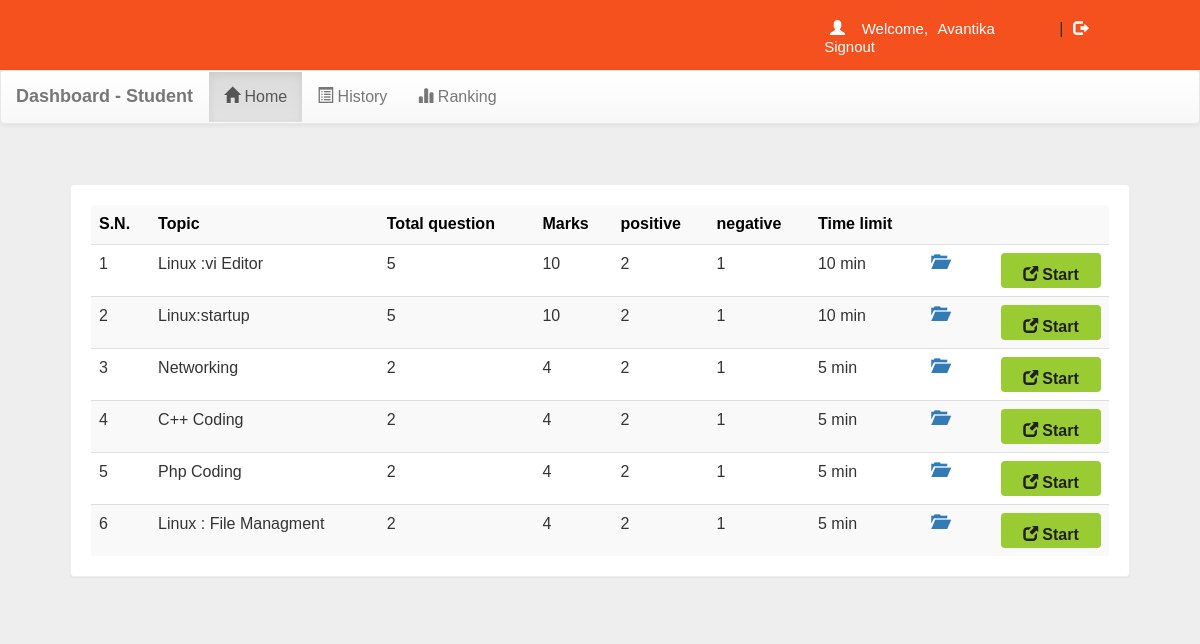
The app's page /account.php?q=1 (signed in) with its own data.
### tables this page shows
CREATE TABLE IF NOT EXISTS `quiz` (
  `eid` text NOT NULL,
  `title` varchar(100) NOT NULL,
  `sahi` int(11) NOT NULL,
  `wrong` int(11) NOT NULL,
  `total` int(11) NOT NULL,
  `time` bigint(20) NOT NULL,
  `intro` text NOT NULL,
  `tag` varchar(100) NOT NULL,
  `date` timestamp NOT NULL DEFAULT CURRENT_TIMESTAMP ON UPDATE CURRENT_TIMESTAMP
);

### account.php (the view, shortened to what this page needs)
<!DOCTYPE html PUBLIC "-//W3C//DTD XHTML 1.0 Transitional//EN" "http://www.w3.org/TR/xhtml1/DTD/xhtml1-transitional.dtd">
<html xmlns="http://www.w3.org/1999/xhtml">
<head>
<link  rel="stylesheet" href="css/bootstrap.min.css"/>
 <link  rel="stylesheet" href="css/bootstrap-theme.min.css"/>
 <link rel="stylesheet" href="css/main.css">
 <link  rel="stylesheet" href="css/font.css">
</head>
<body>
<div class="header">
<div class="row" style="background-color:#f4511e;">
<div class="col-md-4 col-md-offset-2">
 <?php
 include_once 'dbConnection.php';
  if(!(isset($_SESSION['email']))){
header("location:index.php");
}
else
{
$name = $_SESSION['name'];
$email=$_SESSION['email'];
echo '<span class="pull-right top title1" ><span class="log1"><span class="glyphicon glyphicon-user" aria-hidden="true"></span>&nbsp;&nbsp;&nbsp;&nbsp;Welcome,</span> <a href="account.php?q=1" class="log log1">'.$name.'</a>&nbsp;|&nbsp;<a href="logout.php?q=account.php" class="log"><span class="glyphicon glyphicon-log-out" aria-hidden="true"></span>&nbsp;Signout</button></a></span>';
}?>
</div>
</div></div>
<div class="bg">
<nav class="navbar navbar-default title1">
  <div class="container-fluid">
    <div class="navbar-header">
      <a class="navbar-brand" href="account.php?q=1"><b>Dashboard - Student</b></a>
    </div>
    <div class="collapse navbar-collapse" id="bs-example-navbar-collapse-1">
      <ul class="nav navbar-nav navbar left">
        <li <?php if(@$_GET['q']==1) echo'class="active"'; ?> ><a href="account.php?q=1"><span class="glyphicon glyphicon-home" aria-hidden="true"></span>&nbsp;Home<span class="sr-only">(current)</span></a></li>
        <li <?php if(@$_GET['q']==2) echo'class="active"'; ?>><a href="account.php?q=2"><span class="glyphicon glyphicon-list-alt" aria-hidden="true"></span>&nbsp;History</a></li>
    <li <?php if(@$_GET['q']==3) echo'class="active"'; ?>><a href="account.php?q=3"><span class="glyphicon glyphicon-stats" aria-hidden="true"></span>&nbsp;Ranking</a></li>
  </ul>
      </div>
  </div>
</nav>
<div class="container">
<div class="row">
<div class="col-md-12">
<?php if(@$_GET['q']==1) {
$result = mysqli_query($con,"SELECT * FROM quiz ORDER BY date DESC") or die('Error');
echo  '<div class="panel"><table class="table table-striped title1">
<tr style="color:black"><td><b>S.N.</b></td><td><b>Topic</b></td><td><b>Total question</b></td><td><b>Marks</b></td><td><b>positive</b></td><td><b>negative</b></td><td><b>Time limit</b></td><td></td><td></td></tr>';
$c=1;
while($row = mysqli_fetch_array($result)) {
  $title = $row['title'];
  $total = $row['total'];
  $sahi = $row['sahi'];
  $wrong = $row['wrong'];
    $time = $row['time'];
  $eid = $row['eid'];
$q12=mysqli_query($con,"SELECT score FROM history WHERE eid='$eid' AND email='$email'" )or die('Error98');
$rowcount=mysqli_num_rows($q12);
if($rowcount == 0){
  echo '<tr><td>'.$c++.'</td><td>'.$title.'</td><td>'.$total.'</td><td>'.$sahi*$total.'</td><td>'.$sahi.'</td><td>'.$wrong.'</td><td>'.$time.'&nbsp;min</td>
  <td><a title="Open quiz description" href="account.php?q=1&fid='.$eid.'"><b><span class="glyphicon glyphicon-folder-open" aria-hidden="true"></span></b></a></td>
  <td><b><a href="account.php?q=quiz&step=2&eid='.$eid.'&n=1&t='.$total.'" class="pull-right btn sub1" style="margin:0px;background:#99cc32"><span class="glyphicon glyphicon-new-window" aria-hidden="true"></span>&nbsp;<span class="title1"><b>Start</b></span></a></b></td></tr>';
}
else
{
echo '<tr style="color:#99cc32"><td>'.$c++.'</td><td>'.$title.'&nbsp;<span title="This quiz is already solve by you" class="glyphicon glyphicon-ok" aria-hidden="true"></span></td><td>'.$total.'</td><td>'.$sahi*$total.'</td><td>'.$sahi.'</td><td>'.$wrong.'</td><td>'.$time.'&nbsp;min</td>
  </tr>';
}
}
echo '</table></div>';
}?>
</div></div></div></div>
</body>
</html>

### css/main.css (style rules this page uses)
body { overflow-x:hidden; width:100%; font-size: 12px !important; font-family: Montserrat, sans-serif; background:#eee; min-height:550px; background-attachment:fixed; }
.bg { min-height:540px; }
.panel { border-color:#eee; margin:40px; padding:20px; font: 15px "Century Gothic", "Times Roman", sans-serif; }
.header { background:#f4511e; height:70px; }
.title1 { font: 16px "Century Gothic", "Times Roman", sans-serif; }
.sub1 { width:90px; color:#202020; background:orange; font-size:15px; height:35px; margin:20px; padding:10px; width:100px; }
.top { margin-top:20px; }
.log1 { font: 15px 'Montserrat', sans-serif; color:#fff; margin-left:10px; }
.log { margin:10px; margin-right:60px; margin-left:5px; color:#fff; text-decoration:none; font-size:20px; font-size:15px; }

### records on screen
quiz: title "Linux :vi Editor", total "5", $sahi*$total "10", sahi "2", wrong "1", time "10"
quiz: title "Linux:startup", total "5", $sahi*$total "10", sahi "2", wrong "1", time "10"
quiz: title "Networking", total "2", $sahi*$total "4", sahi "2", wrong "1", time "5"
quiz: title "C++ Coding", total "2", $sahi*$total "4", sahi "2", wrong "1", time "5"
quiz: title "Php Coding", total "2", $sahi*$total "4", sahi "2", wrong "1", time "5"
quiz: title "Linux : File Managment", total "2", $sahi*$total "4", sahi "2", wrong "1", time "5"

### other values on screen
$name "Avantika"
